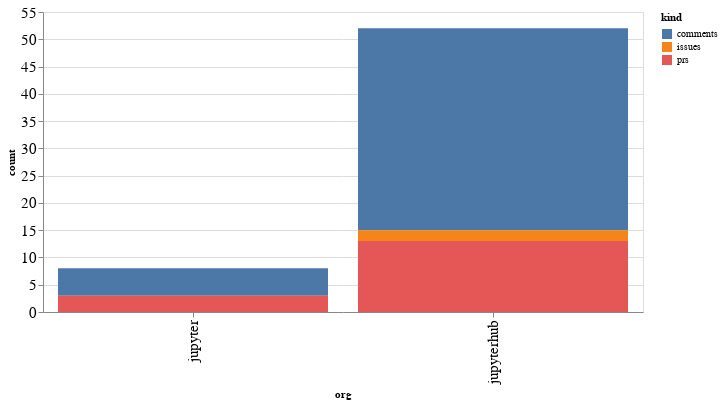

Here is the notebook cell this chart was saved with:
### Code cell
alt.Chart(org_summaries, width=600).mark_bar().encode(
    x='org',
    y='count',
    color='kind',
    tooltip="org"
)

### Figure 1 — Vega-Lite specification as saved in the notebook (floating-point values rounded to 4 significant figures)
{"config": {"axisLeft": {"labelFontSize": 15}, "axisBottom": {"labelFontSize": 15}}, "data": {"name": "data-e0517b6f42f907e5c633365c6bcc00ee"}, "mark": "bar", "encoding": {"color": {"type": "nominal", "field": "kind"}, "tooltip": {"type": "nominal", "field": "org"}, "x": {"type": "nominal", "field": "org"}, "y": {"type": "quantitative", "field": "count"}}, "width": 600, "$schema": "https://vega.github.io/schema/vega-lite/v4.8.1.json", "datasets": {"data-e0517b6f42f907e5c633365c6bcc00ee": [{"org": "jupyter", "kind": "comments", "count": 5}, {"org": "jupyter", "kind": "prs", "count": 3}, {"org": "jupyterhub", "kind": "comments", "count": 37}, {"org": "jupyterhub", "kind": "issues", "count": 2}, {"org": "jupyterhub", "kind": "prs", "count": 13}]}}
